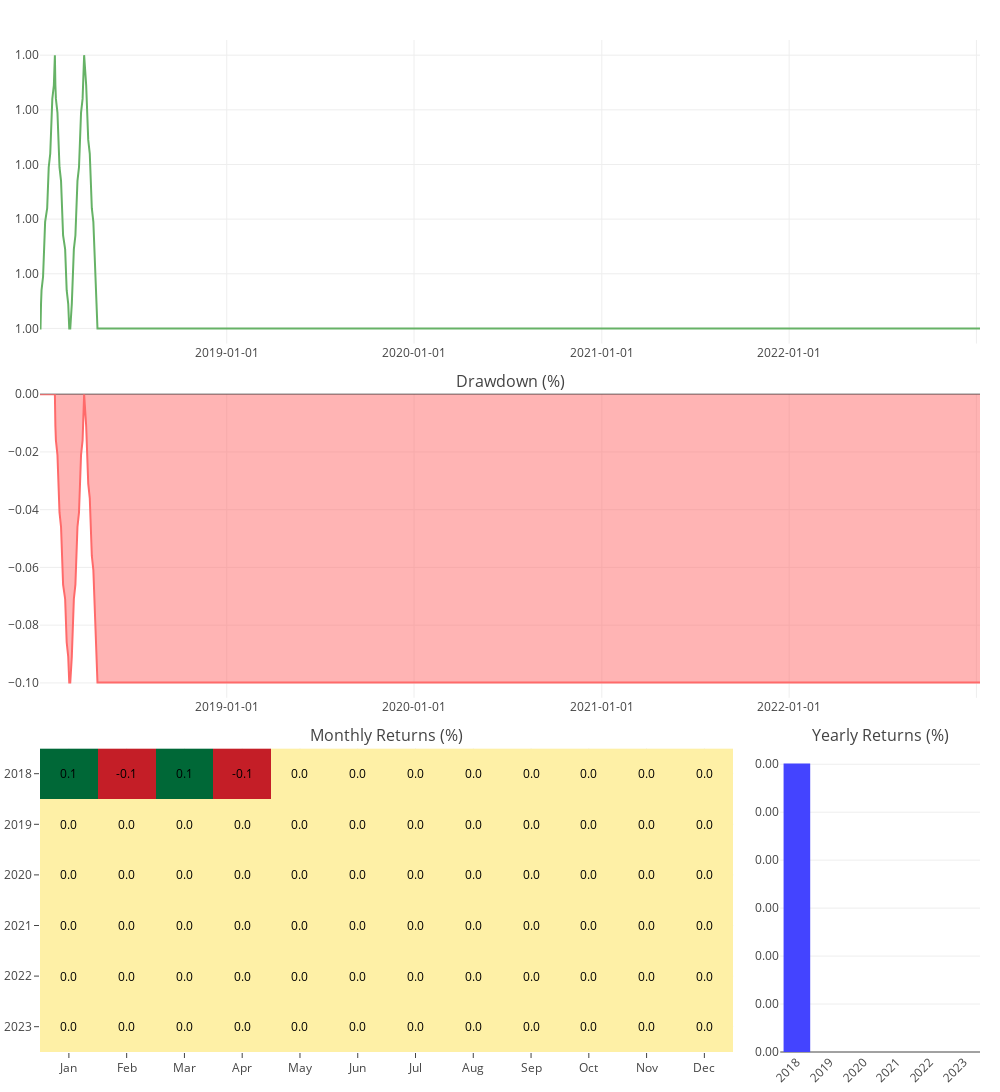

Write notebook code for a chart like this one.
### Code cell
plo.iplot(ts['fig'])

### Figure 1 — Plotly figure (JSON) as saved in the notebook; plotly's stock layout.template omitted (floating-point values rounded to 4 significant figures; data arrays with more than 128 entries replaced by an {"elided": "..."} marker saying what was removed)
{"data": [{"line": {"color": "#66B266", "width": 2}, "name": "", "type": "scatter", "x": {"elided": "1800 str values"}, "xaxis": "x1", "y": {"elided": "1800 float values"}, "yaxis": "y1"}, {"fill": "tonexty", "line": {"color": "#FF6A6A", "width": 2}, "name": "", "type": "scatter", "x": {"elided": "1800 str values"}, "xaxis": "x2", "y": {"elided": "1800 float values"}, "yaxis": "y2"}, {"colorscale": [[0, "#C41E27"], [0.1111, "#EA5739"], [0.2222, "#FA9B58"], [0.3333, "#FCAA5F"], [0.4444, "#FEE28F"], [0.5556, "#FEFFBE"], [0.6667, "#C3E67D"], [0.7778, "#73C264"], [0.8889, "#0E8245"], [1, "#006837"]], "hoverinfo": "text", "name": "", "showscale": false, "text": [["2018 Jan: 0.10", "2018 Feb: -0.10", "2018 Mar: 0.10", "2018 Apr: -0.10", "2018 May: 0.00", "2018 Jun: 0.00", "2018 Jul: 0.00", "2018 Aug: 0.00", "2018 Sep: 0.00", "2018 Oct: 0.00", "2018 Nov: 0.00", "2018 Dec: 0.00"], ["2019 Jan: 0.00", "2019 Feb: 0.00", "2019 Mar: 0.00", "2019 Apr: 0.00", "2019 May: 0.00", "2019 Jun: 0.00", "2019 Jul: 0.00", "2019 Aug: 0.00", "2019 Sep: 0.00", "2019 Oct: 0.00", "2019 Nov: 0.00", "2019 Dec: 0.00"], ["2020 Jan: 0.00", "2020 Feb: 0.00", "2020 Mar: 0.00", "2020 Apr: 0.00", "2020 May: 0.00", "2020 Jun: 0.00", "2020 Jul: 0.00", "2020 Aug: 0.00", "2020 Sep: 0.00", "2020 Oct: 0.00", "2020 Nov: 0.00", "2020 Dec: 0.00"], ["2021 Jan: 0.00", "2021 Feb: 0.00", "2021 Mar: 0.00", "2021 Apr: 0.00", "2021 May: 0.00", "2021 Jun: 0.00", "2021 Jul: 0.00", "2021 Aug: 0.00", "2021 Sep: 0.00", "2021 Oct: 0.00", "2021 Nov: 0.00", "2021 Dec: 0.00"], ["2022 Jan: 0.00", "2022 Feb: 0.00", "2022 Mar: 0.00", "2022 Apr: 0.00", "2022 May: 0.00", "2022 Jun: 0.00", "2022 Jul: 0.00", "2022 Aug: 0.00", "2022 Sep: 0.00", "2022 Oct: 0.00", "2022 Nov: 0.00", "2022 Dec: 0.00"], ["2023 Jan: 0.00", "2023 Feb: 0.00", "2023 Mar: 0.00", "2023 Apr: 0.00", "2023 May: 0.00", "2023 Jun: 0.00", "2023 Jul: 0.00", "2023 Aug: 0.00", "2023 Sep: 0.00", "2023 Oct: 0.00", "2023 Nov: 0.00", "2023 Dec: 0.00"]], "type": "heatmap", "x": ["Jan", "Feb", "Mar", "Apr", "May", "Jun", "Jul", "Aug", "Sep", "Oct", "Nov", "Dec"], "xaxis": "x3", "y": [2018, 2019, 2020, 2021, 2022, 2023], "yaxis": "y3", "z": [[0.09995, -0.09995, 0.09995, -0.09995, 0, 0, 0, 0, 0, 0, 0, 0], [0, 0, 0, 0, 0, 0, 0, 0, 0, 0, 0, 0], [0, 0, 0, 0, 0, 0, 0, 0, 0, 0, 0, 0], [0, 0, 0, 0, 0, 0, 0, 0, 0, 0, 0, 0], [0, 0, 0, 0, 0, 0, 0, 0, 0, 0, 0, 0], [0, 0, 0, 0, 0, 0, 0, 0, 0, 0, 0, 0]]}, {"marker": {"color": "#44F"}, "name": "", "type": "bar", "x": [2018, 2019, 2020, 2021, 2022, 2023], "xaxis": "x4", "y": [1.203e-05, 0, 0, 0, 0, 0], "yaxis": "y4"}], "layout": {"annotations": [{"font": {"size": 16}, "showarrow": false, "text": "Drawdown (%)", "x": 0.5, "xanchor": "center", "xref": "paper", "y": 0.65, "yanchor": "bottom", "yref": "paper"}, {"font": {"size": 16}, "showarrow": false, "text": "Monthly Returns (%)", "x": 0.3688, "xanchor": "center", "xref": "paper", "y": 0.3, "yanchor": "bottom", "yref": "paper"}, {"font": {"size": 16}, "showarrow": false, "text": "Yearly Returns (%)", "x": 0.8938, "xanchor": "center", "xref": "paper", "y": 0.3, "yanchor": "bottom", "yref": "paper"}, {"font": {"color": "#000"}, "showarrow": false, "text": "0.1", "x": 0, "xref": "x3", "y": 2018, "yref": "y3"}, {"font": {"color": "#000"}, "showarrow": false, "text": "-0.1", "x": 1, "xref": "x3", "y": 2018, "yref": "y3"}, {"font": {"color": "#000"}, "showarrow": false, "text": "0.1", "x": 2, "xref": "x3", "y": 2018, "yref": "y3"}, {"font": {"color": "#000"}, "showarrow": false, "text": "-0.1", "x": 3, "xref": "x3", "y": 2018, "yref": "y3"}, {"font": {"color": "#000"}, "showarrow": false, "text": "0.0", "x": 4, "xref": "x3", "y": 2018, "yref": "y3"}, {"font": {"color": "#000"}, "showarrow": false, "text": "0.0", "x": 5, "xref": "x3", "y": 2018, "yref": "y3"}, {"font": {"color": "#000"}, "showarrow": false, "text": "0.0", "x": 6, "xref": "x3", "y": 2018, "yref": "y3"}, {"font": {"color": "#000"}, "showarrow": false, "text": "0.0", "x": 7, "xref": "x3", "y": 2018, "yref": "y3"}, {"font": {"color": "#000"}, "showarrow": false, "text": "0.0", "x": 8, "xref": "x3", "y": 2018, "yref": "y3"}, {"font": {"color": "#000"}, "showarrow": false, "text": "0.0", "x": 9, "xref": "x3", "y": 2018, "yref": "y3"}, {"font": {"color": "#000"}, "showarrow": false, "text": "0.0", "x": 10, "xref": "x3", "y": 2018, "yref": "y3"}, {"font": {"color": "#000"}, "showarrow": false, "text": "0.0", "x": 11, "xref": "x3", "y": 2018, "yref": "y3"}, {"font": {"color": "#000"}, "showarrow": false, "text": "0.0", "x": 0, "xref": "x3", "y": 2019, "yref": "y3"}, {"font": {"color": "#000"}, "showarrow": false, "text": "0.0", "x": 1, "xref": "x3", "y": 2019, "yref": "y3"}, {"font": {"color": "#000"}, "showarrow": false, "text": "0.0", "x": 2, "xref": "x3", "y": 2019, "yref": "y3"}, {"font": {"color": "#000"}, "showarrow": false, "text": "0.0", "x": 3, "xref": "x3", "y": 2019, "yref": "y3"}, {"font": {"color": "#000"}, "showarrow": false, "text": "0.0", "x": 4, "xref": "x3", "y": 2019, "yref": "y3"}, {"font": {"color": "#000"}, "showarrow": false, "text": "0.0", "x": 5, "xref": "x3", "y": 2019, "yref": "y3"}, {"font": {"color": "#000"}, "showarrow": false, "text": "0.0", "x": 6, "xref": "x3", "y": 2019, "yref": "y3"}, {"font": {"color": "#000"}, "showarrow": false, "text": "0.0", "x": 7, "xref": "x3", "y": 2019, "yref": "y3"}, {"font": {"color": "#000"}, "showarrow": false, "text": "0.0", "x": 8, "xref": "x3", "y": 2019, "yref": "y3"}, {"font": {"color": "#000"}, "showarrow": false, "text": "0.0", "x": 9, "xref": "x3", "y": 2019, "yref": "y3"}, {"font": {"color": "#000"}, "showarrow": false, "text": "0.0", "x": 10, "xref": "x3", "y": 2019, "yref": "y3"}, {"font": {"color": "#000"}, "showarrow": false, "text": "0.0", "x": 11, "xref": "x3", "y": 2019, "yref": "y3"}, {"font": {"color": "#000"}, "showarrow": false, "text": "0.0", "x": 0, "xref": "x3", "y": 2020, "yref": "y3"}, {"font": {"color": "#000"}, "showarrow": false, "text": "0.0", "x": 1, "xref": "x3", "y": 2020, "yref": "y3"}, {"font": {"color": "#000"}, "showarrow": false, "text": "0.0", "x": 2, "xref": "x3", "y": 2020, "yref": "y3"}, {"font": {"color": "#000"}, "showarrow": false, "text": "0.0", "x": 3, "xref": "x3", "y": 2020, "yref": "y3"}, {"font": {"color": "#000"}, "showarrow": false, "text": "0.0", "x": 4, "xref": "x3", "y": 2020, "yref": "y3"}, {"font": {"color": "#000"}, "showarrow": false, "text": "0.0", "x": 5, "xref": "x3", "y": 2020, "yref": "y3"}, {"font": {"color": "#000"}, "showarrow": false, "text": "0.0", "x": 6, "xref": "x3", "y": 2020, "yref": "y3"}, {"font": {"color": "#000"}, "showarrow": false, "text": "0.0", "x": 7, "xref": "x3", "y": 2020, "yref": "y3"}, {"font": {"color": "#000"}, "showarrow": false, "text": "0.0", "x": 8, "xref": "x3", "y": 2020, "yref": "y3"}, {"font": {"color": "#000"}, "showarrow": false, "text": "0.0", "x": 9, "xref": "x3", "y": 2020, "yref": "y3"}, {"font": {"color": "#000"}, "showarrow": false, "text": "0.0", "x": 10, "xref": "x3", "y": 2020, "yref": "y3"}, {"font": {"color": "#000"}, "showarrow": false, "text": "0.0", "x": 11, "xref": "x3", "y": 2020, "yref": "y3"}, {"font": {"color": "#000"}, "showarrow": false, "text": "0.0", "x": 0, "xref": "x3", "y": 2021, "yref": "y3"}, {"font": {"color": "#000"}, "showarrow": false, "text": "0.0", "x": 1, "xref": "x3", "y": 2021, "yref": "y3"}, {"font": {"color": "#000"}, "showarrow": false, "text": "0.0", "x": 2, "xref": "x3", "y": 2021, "yref": "y3"}, {"font": {"color": "#000"}, "showarrow": false, "text": "0.0", "x": 3, "xref": "x3", "y": 2021, "yref": "y3"}, {"font": {"color": "#000"}, "showarrow": false, "text": "0.0", "x": 4, "xref": "x3", "y": 2021, "yref": "y3"}, {"font": {"color": "#000"}, "showarrow": false, "text": "0.0", "x": 5, "xref": "x3", "y": 2021, "yref": "y3"}, {"font": {"color": "#000"}, "showarrow": false, "text": "0.0", "x": 6, "xref": "x3", "y": 2021, "yref": "y3"}, {"font": {"color": "#000"}, "showarrow": false, "text": "0.0", "x": 7, "xref": "x3", "y": 2021, "yref": "y3"}, {"font": {"color": "#000"}, "showarrow": false, "text": "0.0", "x": 8, "xref": "x3", "y": 2021, "yref": "y3"}, {"font": {"color": "#000"}, "showarrow": false, "text": "0.0", "x": 9, "xref": "x3", "y": 2021, "yref": "y3"}, {"font": {"color": "#000"}, "showarrow": false, "text": "0.0", "x": 10, "xref": "x3", "y": 2021, "yref": "y3"}, {"font": {"color": "#000"}, "showarrow": false, "text": "0.0", "x": 11, "xref": "x3", "y": 2021, "yref": "y3"}, {"font": {"color": "#000"}, "showarrow": false, "text": "0.0", "x": 0, "xref": "x3", "y": 2022, "yref": "y3"}, {"font": {"color": "#000"}, "showarrow": false, "text": "0.0", "x": 1, "xref": "x3", "y": 2022, "yref": "y3"}, {"font": {"color": "#000"}, "showarrow": false, "text": "0.0", "x": 2, "xref": "x3", "y": 2022, "yref": "y3"}, {"font": {"color": "#000"}, "showarrow": false, "text": "0.0", "x": 3, "xref": "x3", "y": 2022, "yref": "y3"}, {"font": {"color": "#000"}, "showarrow": false, "text": "0.0", "x": 4, "xref": "x3", "y": 2022, "yref": "y3"}, {"font": {"color": "#000"}, "showarrow": false, "text": "0.0", "x": 5, "xref": "x3", "y": 2022, "yref": "y3"}, {"font": {"color": "#000"}, "showarrow": false, "text": "0.0", "x": 6, "xref": "x3", "y": 2022, "yref": "y3"}, {"font": {"color": "#000"}, "showarrow": false, "text": "0.0", "x": 7, "xref": "x3", "y": 2022, "yref": "y3"}, {"font": {"color": "#000"}, "showarrow": false, "text": "0.0", "x": 8, "xref": "x3", "y": 2022, "yref": "y3"}, {"font": {"color": "#000"}, "showarrow": false, "text": "0.0", "x": 9, "xref": "x3", "y": 2022, "yref": "y3"}, {"font": {"color": "#000"}, "showarrow": false, "text": "0.0", "x": 10, "xref": "x3", "y": 2022, "yref": "y3"}, {"font": {"color": "#000"}, "showarrow": false, "text": "0.0", "x": 11, "xref": "x3", "y": 2022, "yref": "y3"}, {"font": {"color": "#000"}, "showarrow": false, "text": "0.0", "x": 0, "xref": "x3", "y": 2023, "yref": "y3"}, {"font": {"color": "#000"}, "showarrow": false, "text": "0.0", "x": 1, "xref": "x3", "y": 2023, "yref": "y3"}, {"font": {"color": "#000"}, "showarrow": false, "text": "0.0", "x": 2, "xref": "x3", "y": 2023, "yref": "y3"}, {"font": {"color": "#000"}, "showarrow": false, "text": "0.0", "x": 3, "xref": "x3", "y": 2023, "yref": "y3"}, {"font": {"color": "#000"}, "showarrow": false, "text": "0.0", "x": 4, "xref": "x3", "y": 2023, "yref": "y3"}, {"font": {"color": "#000"}, "showarrow": false, "text": "0.0", "x": 5, "xref": "x3", "y": 2023, "yref": "y3"}, {"font": {"color": "#000"}, "showarrow": false, "text": "0.0", "x": 6, "xref": "x3", "y": 2023, "yref": "y3"}, {"font": {"color": "#000"}, "showarrow": false, "text": "0.0", "x": 7, "xref": "x3", "y": 2023, "yref": "y3"}, {"font": {"color": "#000"}, "showarrow": false, "text": "0.0", "x": 8, "xref": "x3", "y": 2023, "yref": "y3"}, {"font": {"color": "#000"}, "showarrow": false, "text": "0.0", "x": 9, "xref": "x3", "y": 2023, "yref": "y3"}, {"font": {"color": "#000"}, "showarrow": false, "text": "0.0", "x": 10, "xref": "x3", "y": 2023, "yref": "y3"}, {"font": {"color": "#000"}, "showarrow": false, "text": "0.0", "x": 11, "xref": "x3", "y": 2023, "yref": "y3"}], "autosize": false, "height": 1200, "margin": {"b": 40, "l": 40, "r": 20, "t": 40}, "showlegend": false, "title": ["TestData"], "width": 1000, "xaxis1": {"anchor": "y1", "domain": [0, 1], "tickformat": "%Y-%m-%d"}, "xaxis2": {"anchor": "y2", "domain": [0, 1], "tickformat": "%Y-%m-%d"}, "xaxis3": {"anchor": "y3", "domain": [0, 0.7375]}, "xaxis4": {"anchor": "y4", "domain": [0.7875, 1], "dtick": 1, "tickangle": -45}, "yaxis1": {"anchor": "x1", "domain": [0.7, 1], "tickformat": ".2f"}, "yaxis2": {"anchor": "x2", "domain": [0.35, 0.65], "tickformat": ".2f"}, "yaxis3": {"anchor": "x3", "autorange": "reversed", "domain": [0, 0.3], "dtick": 1}, "yaxis4": {"anchor": "x4", "domain": [0, 0.3], "tickformat": ".2f"}}}
